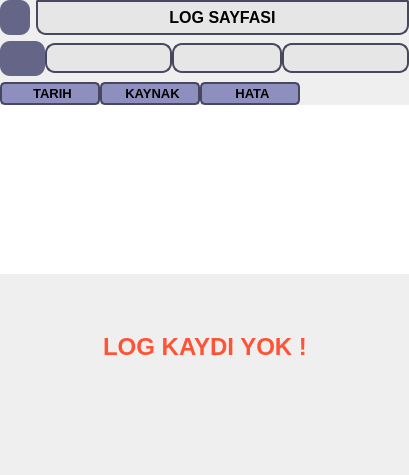
        <widget class="QWidget" name="pageLog">
         <layout class="QGridLayout" name="gridLayout_5">
          <property name="leftMargin">
           <number>0</number>
          </property>
          <property name="topMargin">
           <number>0</number>
          </property>
          <property name="rightMargin">
           <number>0</number>
          </property>
          <property name="bottomMargin">
           <number>0</number>
          </property>
          <item row="4" column="1">
           <widget class="QTableWidget" name="tableWidgetLog">
            <property name="styleSheet">
             <string notr="true">QTableWidget{
	border:none;
}

QHeaderView{
	border:none;
}
QHeaderView::section{
	background-color: rgb(143, 143, 191);
	border: 2px solid rgb(71, 71, 95);
	border-radius:5px;
	padding-left:5px;
}
QTableCornerButton::section{
	background-color: rgb(143, 143, 191);
}

QScrollBar:vertical {
	border: none;
	background-color: rgb(143, 143, 191);
	width:14px;
	margin: 15px 0 15px 0;
	border-radius:0px;
 }
 QScrollBar::handle:vertical {
	border: none;
	background-color: rgb(101, 101, 135);
	min-height:30px;
	border-radius:7px;
 }
QScrollBar::add-page:vertical, QScrollBar::sub-page:vertical{
	background-color: none;
}

QScrollBar:horizontal {
	border: none;
	background-color: rgb(143, 143, 191);
	height:14px;
	margin: 0 15px 0 15px;
	border-radius:0px;
 }
 QScrollBar::handle:horizontal {
	border: none;
	background-color: rgb(101, 101, 135);
	min-width:30px;
	border-radius:7px;
 }
QScrollBar::add-page:horizontal, QScrollBar::sub-page:horizontal{
	background-color: none;
}</string>
            </property>
            <property name="frameShape">
             <enum>QFrame::StyledPanel</enum>
            </property>
            <column>
             <property name="text">
              <string>TARIH</string>
             </property>
             <property name="font">
              <font>
               <pointsize>10</pointsize>
               <weight>75</weight>
               <bold>true</bold>
              </font>
             </property>
            </column>
            <column>
             <property name="text">
              <string>KAYNAK</string>
             </property>
             <property name="font">
              <font>
               <pointsize>10</pointsize>
               <weight>75</weight>
               <bold>true</bold>
              </font>
             </property>
            </column>
            <column>
             <property name="text">
              <string>HATA</string>
             </property>
             <property name="font">
              <font>
               <pointsize>10</pointsize>
               <weight>75</weight>
               <bold>true</bold>
              </font>
             </property>
            </column>
           </widget>
          </item>
          <item row="3" column="1">
           <widget class="QWidget" name="widgetLogFiltreleri" native="true">
            <layout class="QHBoxLayout" name="horizontalLayout">
             <property name="spacing">
              <number>0</number>
             </property>
             <property name="leftMargin">
              <number>0</number>
             </property>
             <property name="topMargin">
              <number>0</number>
             </property>
             <property name="rightMargin">
              <number>0</number>
             </property>
             <property name="bottomMargin">
              <number>0</number>
             </property>
             <item>
              <widget class="QPushButton" name="pushButtonFiltreleriTemizle">
               <property name="minimumSize">
                <size>
                 <width>45</width>
                 <height>35</height>
                </size>
               </property>
               <property name="font">
                <font>
                 <family>MS Shell Dlg 2</family>
                 <pointsize>10</pointsize>
                 <weight>75</weight>
                 <bold>true</bold>
                </font>
               </property>
               <property name="styleSheet">
                <string notr="true">QPushButton{
	background-color: rgb(101, 101, 135);
	qproperty-icon: url(:/ikonlar/icons/clear_icon.png);
	color: rgb(0, 0, 0);
    border-radius : 10px;
}
QPushButton::hover
{
	background-color: rgba(254,83,53,255);

}

</string>
               </property>
               <property name="text">
                <string/>
               </property>
               <property name="iconSize">
                <size>
                 <width>30</width>
                 <height>30</height>
                </size>
               </property>
              </widget>
             </item>
             <item>
              <widget class="QLineEdit" name="lineEditLogFiltreTarih">
               <property name="minimumSize">
                <size>
                 <width>0</width>
                 <height>30</height>
                </size>
               </property>
               <property name="font">
                <font>
                 <weight>75</weight>
                 <bold>true</bold>
                </font>
               </property>
               <property name="styleSheet">
                <string notr="true">background-color: rgb(230, 230, 230);
border: 2px solid rgb(71, 71, 95);
border-radius:10px;</string>
               </property>
               <property name="alignment">
                <set>Qt::AlignCenter</set>
               </property>
              </widget>
             </item>
             <item>
              <widget class="QLineEdit" name="lineEditLogFiltreKaynak">
               <property name="minimumSize">
                <size>
                 <width>0</width>
                 <height>30</height>
                </size>
               </property>
               <property name="font">
                <font>
                 <weight>50</weight>
                 <bold>false</bold>
                </font>
               </property>
               <property name="styleSheet">
                <string notr="true">background-color: rgb(230, 230, 230);
border: 2px solid rgb(71, 71, 95);
border-radius:10px;</string>
               </property>
               <property name="alignment">
                <set>Qt::AlignCenter</set>
               </property>
              </widget>
             </item>
             <item>
              <widget class="QLineEdit" name="lineEditLogFiltreHata">
               <property name="minimumSize">
                <size>
                 <width>0</width>
                 <height>30</height>
                </size>
               </property>
               <property name="font">
                <font>
                 <weight>75</weight>
                 <bold>true</bold>
                </font>
               </property>
               <property name="styleSheet">
                <string notr="true">background-color: rgb(230, 230, 230);
border: 2px solid rgb(71, 71, 95);
border-radius:10px;</string>
               </property>
               <property name="alignment">
                <set>Qt::AlignCenter</set>
               </property>
              </widget>
             </item>
            </layout>
           </widget>
          </item>
          <item row="1" column="1">
           <layout class="QHBoxLayout" name="horizontalLayout_3">
            <item>
             <widget class="QPushButton" name="pushButtonLogFiltreEnable">
              <property name="minimumSize">
               <size>
                <width>30</width>
                <height>35</height>
               </size>
              </property>
              <property name="maximumSize">
               <size>
                <width>30</width>
                <height>16777215</height>
               </size>
              </property>
              <property name="font">
               <font>
                <family>MS Shell Dlg 2</family>
                <pointsize>10</pointsize>
                <weight>75</weight>
                <bold>true</bold>
               </font>
              </property>
              <property name="styleSheet">
               <string notr="true">QPushButton{
	background-color: rgb(101, 101, 135);
	qproperty-icon: url(:/ikonlar/icons/filter_icon.png);
	color: rgb(0, 0, 0);
    border-radius : 10px;
}
QPushButton::checked
{
	background-color: rgba(83,254,83,255);

}

</string>
              </property>
              <property name="text">
               <string/>
              </property>
              <property name="iconSize">
               <size>
                <width>25</width>
                <height>30</height>
               </size>
              </property>
              <property name="checkable">
               <bool>true</bool>
              </property>
             </widget>
            </item>
            <item>
             <widget class="QLabel" name="label_3">
              <property name="minimumSize">
               <size>
                <width>0</width>
                <height>35</height>
               </size>
              </property>
              <property name="font">
               <font>
                <pointsize>12</pointsize>
                <weight>75</weight>
                <bold>true</bold>
               </font>
              </property>
              <property name="styleSheet">
               <string notr="true">background-color: rgb(230, 230, 230);
border-radius: 2px;
border: 2px solid rgb(71, 71, 95);
border-bottom-left-radius : 10px;
border-bottom-right-radius : 10px;</string>
              </property>
              <property name="text">
               <string>LOG SAYFASI</string>
              </property>
              <property name="alignment">
               <set>Qt::AlignCenter</set>
              </property>
             </widget>
            </item>
           </layout>
          </item>
          <item row="5" column="1">
           <widget class="QWidget" name="widgetLogKaydiYokUyarisi" native="true">
            <layout class="QGridLayout" name="gridLayout_7">
             <item row="1" column="2">
              <spacer name="horizontalSpacer_2">
               <property name="orientation">
                <enum>Qt::Horizontal</enum>
               </property>
               <property name="sizeHint" stdset="0">
                <size>
                 <width>40</width>
                 <height>20</height>
                </size>
               </property>
              </spacer>
             </item>
             <item row="1" column="0">
              <spacer name="horizontalSpacer">
               <property name="orientation">
                <enum>Qt::Horizontal</enum>
               </property>
               <property name="sizeHint" stdset="0">
                <size>
                 <width>40</width>
                 <height>20</height>
                </size>
               </property>
              </spacer>
             </item>
             <item row="2" column="1">
              <spacer name="verticalSpacer_13">
               <property name="orientation">
                <enum>Qt::Vertical</enum>
               </property>
               <property name="sizeHint" stdset="0">
                <size>
                 <width>20</width>
                 <height>102</height>
                </size>
               </property>
              </spacer>
             </item>
             <item row="1" column="1">
              <widget class="QLabel" name="label_2">
               <property name="minimumSize">
                <size>
                 <width>0</width>
                 <height>35</height>
                </size>
               </property>
               <property name="font">
                <font>
                 <pointsize>18</pointsize>
                 <weight>75</weight>
                 <bold>true</bold>
                </font>
               </property>
               <property name="styleSheet">
                <string notr="true">color: rgba(254,83,53,255);</string>
               </property>
               <property name="text">
                <string>LOG KAYDI YOK !</string>
               </property>
               <property name="alignment">
                <set>Qt::AlignCenter</set>
               </property>
              </widget>
             </item>
             <item row="0" column="1">
              <spacer name="verticalSpacer_12">
               <property name="orientation">
                <enum>Qt::Vertical</enum>
               </property>
               <property name="sizeHint" stdset="0">
                <size>
                 <width>20</width>
                 <height>40</height>
                </size>
               </property>
              </spacer>
             </item>
            </layout>
           </widget>
          </item>
         </layout>
        </widget>
